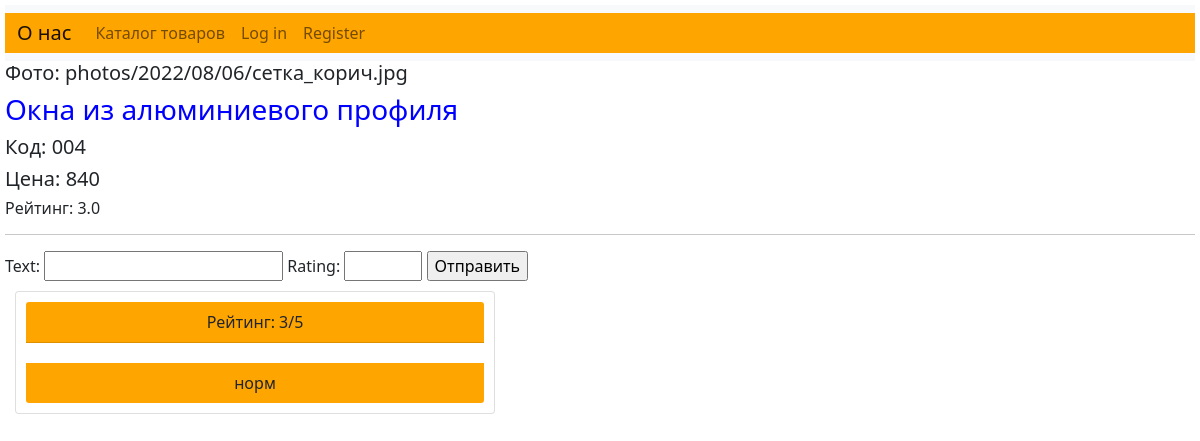
Page /tovarn/4/ on the committed database.
### tovar/models.py (models this page shows, shortened)
class tovarn(models.Model):
    photo = models.ImageField(upload_to="photos/%Y/%m/%d")
    name = models.CharField(max_length=255)
    kod = models.CharField(max_length=255)
    price = models.IntegerField()

class Review(models.Model):
    text = models.TextField()
    rating = models.IntegerField(
        default=3, validators=[MaxValueValidator(5), MinValueValidator(1)]
    )
    tovarn = models.ForeignKey(tovarn, on_delete=models.CASCADE)

### tovar/views.py (the view)
# urls.py: path("tovarn/<int:tovarn_id>/", views.tovarn, name="tovarn"),
def tovarn(request, tovarn_id):
    if request.method == "POST":
        form = ReviewForm(request.POST)
        if form.is_valid():
            tovarn = get_object_or_404(models.tovarn, id=tovarn_id)
            text = form.cleaned_data["text"]
            rating = form.cleaned_data["rating"]
            models.Review.objects.create(tovarn=tovarn, text=text, rating=rating)
            return redirect("tovarn", tovarn_id=tovarn.id)
    else:
        tovarn = get_object_or_404(models.tovarn, id=tovarn_id)
        reviews_average_rating = models.Review.objects.filter(tovarn=tovarn).aggregate(
            Avg("rating")
        )["rating__avg"]
        form = ReviewForm()
        reviews = models.Review.objects.filter(tovarn=tovarn)
        context = {
            "tovarn": tovarn,
            "reviews": reviews,
            "form": form,
            "reviews_average_rating": reviews_average_rating,
        }
        return render(request, "tovarn.html", context)

### tovar/forms.py
class ReviewForm(forms.Form):
    text = forms.CharField(label="Text")
    rating = forms.IntegerField(label="Rating", max_value=5, min_value=1)

### tovar/templates/tovarn.html (shortened to what this page needs)
{% extends "base.html" %}
{% block content %}
<div class="tovarn-info">
    <h5>Фото: {{ tovarn.photo }}</h5>
    <h3>{{ tovarn.name }}</h3>
    <h5>Код: {{ tovarn.kod }}</h5>
    <h5>Цена: {{ tovarn.price }}</h5>
    <h6>Рейтинг: {{ reviews_average_rating }}</h6>
</div>
<hr/>
<form action= "." method = "post">
    {{ form }}
    <input type="submit" value = "Отправить">
</form>
{% for review in reviews %}
<div class="review-card card" style="width: 30rem;">
    <ul class = "list-group list-group-flush">
        <li class = "list-group-item"> Рейтинг: {{ review.rating }}/5</li>
        <li class = "list-group-item">{{  review.text }}</li>
    </ul>
</div>
{% endfor %}
{% endblock %}

### tovar/static/styles.css (style rules this page uses)
.tovarn-info { margin: 10рх 50px; }
body { background-image: url(https://w0.peakpx.com/wallpaper/167/334/HD-wallpaper-wavy-light-color-line-2015-design.jpg); }
.review-card { background-color: white; display: block; text-align: center; margin: 10px; }
.review-card li { background-color: Orange; margin: 10px; }

### tovar/templates/tovarn.html (style rules this page uses)
.tovarn-info { margin: 10рх 50px; }
h3 { color: blue; }
body { background-image: url(https://bestokna.tomsk.ru/wp-content/uploads/custom-background-1920x1080.jpg); margin: 5px 5px; }

### rows in the picture
tovarn: photo "photos/2022/08/06/сетка_корич.jpg", name "Окна из алюминиевого профиля", kod "004", price "840"
Review: rating "3", text "норм"

### other values in the picture
{{ reviews_average_rating }} "3.0"
